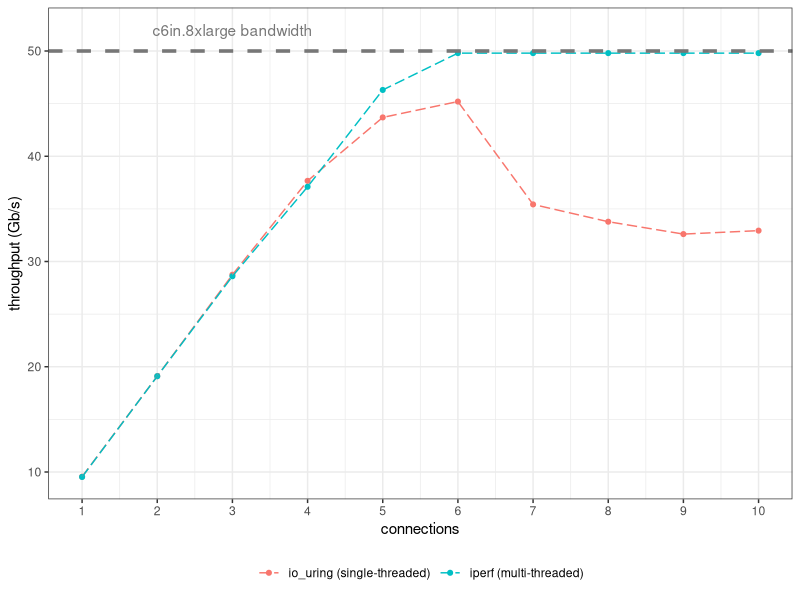

Source code (R):
library(ggplot2)
library(data.table)

io_uring <-
  fread("logs/micro-benchmarks/2024_07_24_02_28_00/2024_07_24_02_28_00_single_thread_multiple_conn.csv")
iperf <-
  fread("logs/micro-benchmarks/2024_07_24_02_28_00/2024_07_24_02_46_00_iperf.csv")

io_uring[, model := "io_uring (single-threaded)"]
iperf[, model := "iperf (multi-threaded)"]

dt <-
  rbind(io_uring[traffic == 'ingress', .(connections, `throughput (Gb/s)`, model)], iperf)

ggplot(dt, aes(x = connections, y = `throughput (Gb/s)`, color=model)) +
  geom_point(size=1.4) +
  geom_line(linewidth=0.5, linetype=5) +
  geom_hline(yintercept=50, linetype="dashed",linewidth=1.2, color='#777777') +
  annotate("text", x=3, y=52, label="c6in.8xlarge bandwidth", color='#777777') +
  theme_bw() +
  theme(legend.position = "bottom", legend.title=element_blank(), legend.background = element_rect(fill='transparent')) +
  scale_x_continuous(breaks=1:10) +
  scale_y_continuous(breaks=seq(10,50,10)) +
  guides(colour = guide_legend(nrow = 1))
